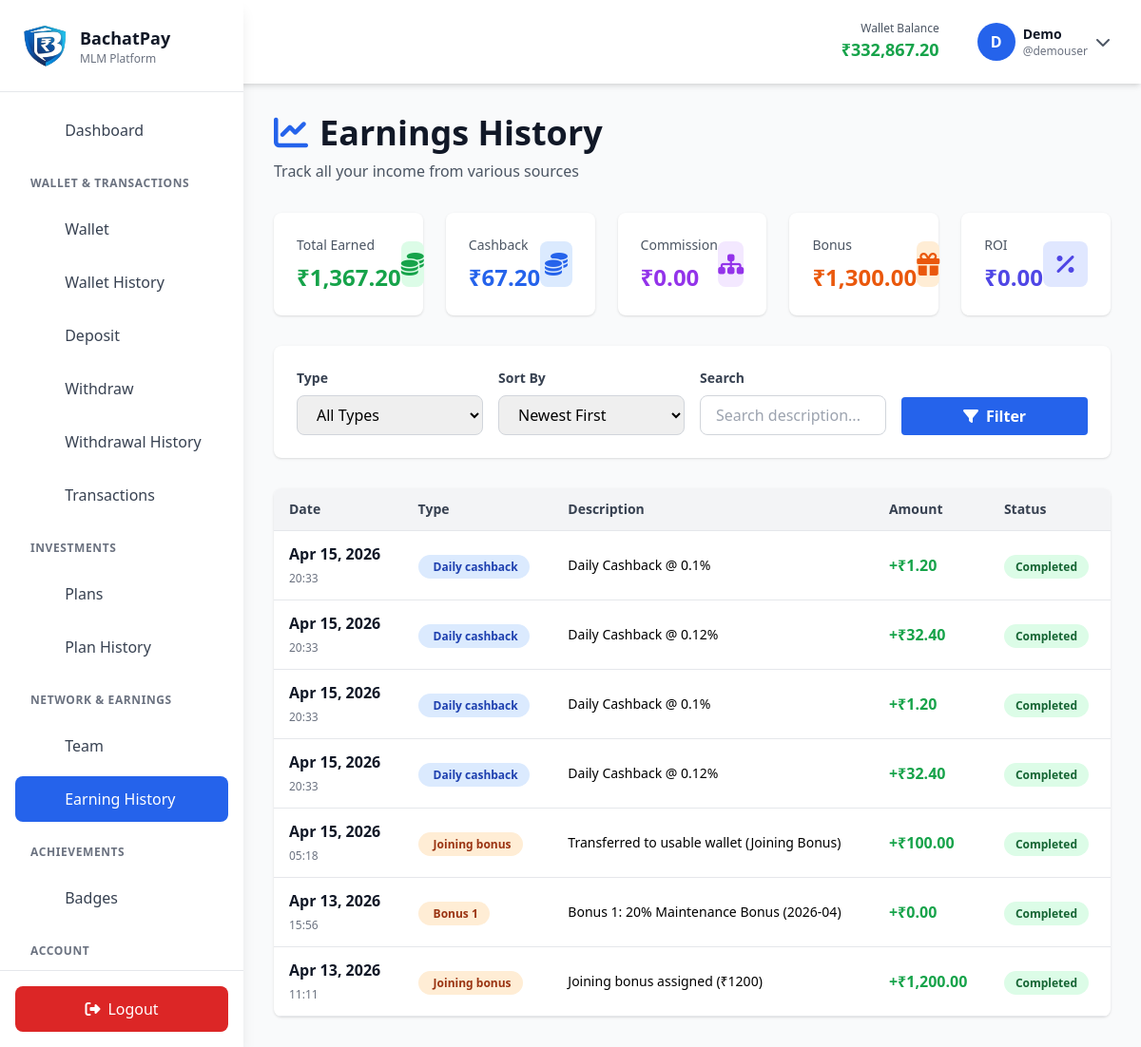
The page /earning-history.php (signed in) on the database its author committed.
### tables this page shows
CREATE TABLE `users` (
  `user_id` int(11) NOT NULL,
  `username` varchar(50) NOT NULL,
  `email` varchar(100) NOT NULL,
  `password` varchar(255) NOT NULL,
  `sponsor_id` int(11) DEFAULT NULL,
  `first_name` varchar(50) DEFAULT NULL,
  `last_name` varchar(50) DEFAULT NULL,
  `phone` varchar(15) DEFAULT NULL,
  `city` varchar(50) DEFAULT NULL,
  `state` varchar(50) DEFAULT NULL,
  `bank_account` varchar(20) DEFAULT NULL,
  `bank_name` varchar(100) DEFAULT NULL,
  `ifsc_code` varchar(20) DEFAULT NULL,
  `wallet_balance` decimal(15,2) DEFAULT 0.00,
  `total_cashback_earned` decimal(15,2) DEFAULT 0.00,
  `total_commission_earned` decimal(15,2) DEFAULT 0.00,
  `total_downline_business` decimal(15,2) DEFAULT 0.00,
  `active_investment` decimal(15,2) DEFAULT 0.00,
  `registration_date` timestamp NOT NULL DEFAULT current_timestamp(),
  `last_login` datetime DEFAULT NULL,
  `status` enum('active','inactive','suspended') DEFAULT 'active',
  `role` enum('user','admin') DEFAULT 'user',
  `reset_token` varchar(255) DEFAULT NULL,
  `reset_expires` datetime DEFAULT NULL
);

CREATE TABLE `transactions` (
  `transaction_id` int(11) NOT NULL,
  `user_id` int(11) NOT NULL,
  `transaction_type` varchar(100) NOT NULL,
  `amount` decimal(15,2) NOT NULL,
  `wallet_balance` decimal(15,2) NOT NULL,
  `description` varchar(255) DEFAULT NULL,
  `status` enum('pending','completed','cancelled') DEFAULT 'completed',
  `related_user_id` int(11) DEFAULT NULL COMMENT 'For commission: who generated the income',
  `transaction_date` timestamp NOT NULL DEFAULT current_timestamp(),
  `type` enum('daily_cashback','bonus_1','bonus_2','level_commission','withdrawal','manual_credit','manual_debit','deposit','investment','cashback','commission','bonus','roi') DEFAULT NULL COMMENT 'Legacy field'
);

### earning-history.php (the view, shortened to what the rows shown need)
<?php
require_once __DIR__ . '/includes/config.php';
require_once __DIR__ . '/includes/db.php';
require_once __DIR__ . '/includes/functions.php';
$user = getCurrentUser();
$sort_by = $_GET['sort_by'] ?? 'date_desc';
$where = "user_id = ? AND (transaction_type LIKE '%cashback%' OR transaction_type LIKE '%commission%' OR transaction_type LIKE '%bonus%' OR transaction_type LIKE '%roi%')";
$params = [$user['user_id']];
$order_by = match($sort_by) {
    'date_asc' => 'transaction_date ASC',
    'amount_desc' => 'amount DESC',
    'amount_asc' => 'amount ASC',
    default => 'transaction_date DESC'
};
$stmt = $pdo->prepare("
    SELECT *, DATE(transaction_date) as earning_date, MONTH(transaction_date) as month
    FROM transactions
    WHERE $where
    ORDER BY $order_by
    LIMIT 200
");
$stmt->execute($params);
$earnings = $stmt->fetchAll();
?>
<!DOCTYPE html>
<html lang="en">
<head>
    <script src="https://cdn.tailwindcss.com"></script>
    <link rel="stylesheet" href="https://cdnjs.cloudflare.com/ajax/libs/font-awesome/6.4.0/css/all.min.css">
</head>
<body class="bg-gray-50">
    <?php $currentPage = 'earning-history'; require_once __DIR__ . '/includes/navbar.php'; ?>
    <div class="lg:ml-64 px-4 sm:px-6 lg:px-8 py-8">
        <div class="mb-8">
            <h1 class="text-4xl font-bold text-gray-900 mb-2">
                <i class="fas fa-chart-line text-blue-600 mr-3"></i>Earnings History
            </h1>
        </div>
        <div class="bg-white rounded-lg shadow overflow-hidden">
            <div class="overflow-x-auto">
                <table class="w-full">
                    <thead class="bg-gray-100 border-b">
                        <tr>
                            <th class="px-4 py-3 text-left text-sm font-semibold text-gray-700">Date</th>
                            <th class="px-4 py-3 text-left text-sm font-semibold text-gray-700">Type</th>
                            <th class="px-4 py-3 text-left text-sm font-semibold text-gray-700">Description</th>
                            <th class="px-4 py-3 text-left text-sm font-semibold text-gray-700">Amount</th>
                            <th class="px-4 py-3 text-left text-sm font-semibold text-gray-700">Status</th>
                        </tr>
                    </thead>
                    <tbody>
                        <?php if (empty($earnings)): ?>
                        <tr>
                            <td colspan="5" class="px-4 py-8 text-center text-gray-500">
                                <i class="fas fa-inbox text-4xl mb-2 block opacity-50"></i>
                                No earnings found
                            </td>
                        </tr>
                        <?php else: ?>
                            <?php foreach ($earnings as $earn):
                                $icon = 'fas-coins';
                                $typeColor = 'bg-gray-100 text-gray-800';
                                if (strpos($earn['transaction_type'], 'cashback') !== false) {
                                    $icon = 'fas-coins';
                                    $typeColor = 'bg-blue-100 text-blue-800';
                                } elseif (strpos($earn['transaction_type'], 'commission') !== false) {
                                    $icon = 'fas-sitemap';
                                    $typeColor = 'bg-purple-100 text-purple-800';
                                } elseif (strpos($earn['transaction_type'], 'bonus') !== false) {
                                    $icon = 'fas-gift';
                                    $typeColor = 'bg-orange-100 text-orange-800';
                                } elseif (strpos($earn['transaction_type'], 'roi') !== false) {
                                    $icon = 'fas-percentage';
                                    $typeColor = 'bg-indigo-100 text-indigo-800';
                                }
                                $statusColor = $earn['status'] === 'completed' ? 'bg-green-100 text-green-800' : 'bg-yellow-100 text-yellow-800';
                            ?>
                            <tr class="border-b hover:bg-gray-50 transition">
                                <td class="px-4 py-3">
                                    <span class="font-semibold text-gray-900"><?php echo date('M d, Y', strtotime($earn['transaction_date'])); ?></span><br>
                                    <span class="text-xs text-gray-500"><?php echo date('H:i', strtotime($earn['transaction_date'])); ?></span>
                                </td>
                                <td class="px-4 py-3">
                                    <span class="px-3 py-1 rounded-full text-xs font-semibold <?php echo $typeColor; ?>">
                                        <i class="fas <?php echo $icon; ?> mr-1"></i><?php echo ucfirst(str_replace('_', ' ', $earn['transaction_type'])); ?>
                                    </span>
                                </td>
                                <td class="px-4 py-3 text-sm">
                                    <?php echo htmlspecialchars(substr($earn['description'], 0, 50)) . (strlen($earn['description']) > 50 ? '...' : ''); ?>
                                </td>
                                <td class="px-4 py-3 font-bold text-green-600">
                                    +<?php echo formatCurrency($earn['amount']); ?>
                                </td>
                                <td class="px-4 py-3">
                                    <span class="px-3 py-1 rounded-full text-xs font-semibold <?php echo $statusColor; ?>">
                                        <?php echo ucfirst($earn['status']); ?>
                                    </span>
                                </td>
                            </tr>
                            <?php endforeach; ?>
                        <?php endif; ?>
                    </tbody>
                </table>
            </div>
        </div>
    </div>
</body>
</html>

### includes/navbar.php (shortened to what the rows shown need)
<div id="sidebar" class="fixed left-0 top-0 h-screen w-64 bg-white shadow-lg z-50 transform -translate-x-full lg:translate-x-0 transition-transform duration-300">
    <div class="p-6 border-b">
        <div class="flex items-center space-x-3">
            <div>
                <h1 class="text-lg font-bold text-gray-900">BachatPay</h1>
            </div>
        </div>
    </div>
</div>
<nav class="bg-white shadow-md sticky top-0 z-30">
    <div class="p-4 flex justify-between items-center">
        <div class="flex items-center space-x-4">
            <div class="hidden sm:block">
                <h2 class="text-sm font-bold text-gray-900">Dashboard</h2>
            </div>
        </div>
        <div class="flex items-center space-x-6">
            <div class="hidden md:block text-right">
                <p class="text-xs text-gray-600">Wallet Balance</p>
                <p class="text-lg font-bold text-green-600"><?php echo formatCurrency($user['wallet_balance'] ?? 0); ?></p>
            </div>
            <div class="relative group">
                <button class="flex items-center space-x-2 px-4 py-2 rounded-lg hover:bg-gray-100 transition">
                    <div class="w-10 h-10 bg-blue-600 text-white rounded-full flex items-center justify-center font-bold">
                        <?php echo strtoupper(substr($user['username'] ?? 'U', 0, 1)); ?>
                    </div>
                    <div class="hidden sm:block text-left">
                        <p class="text-sm font-bold text-gray-900"><?php echo htmlspecialchars($user['first_name'] ?? $user['username'] ?? 'User'); ?></p>
                        <p class="text-xs text-gray-500">@<?php echo htmlspecialchars($user['username'] ?? 'user'); ?></p>
                    </div>
                    <i class="fas fa-chevron-down text-gray-600"></i>
                </button>
            </div>
        </div>
    </div>
</nav>

### rows shown on the page
users: wallet_balance "₹332,867.20", username "D", first_name "Demo", username "demouser"
transactions: transaction_date "Apr 15, 2026", transaction_date "20:33", transaction_type "Daily cashback", description "Daily Cashback @ 0.1%", amount "₹1.20", status "Completed"
transactions: transaction_date "Apr 15, 2026", transaction_date "20:33", transaction_type "Daily cashback", description "Daily Cashback @ 0.12%", amount "₹32.40", status "Completed"
transactions: transaction_date "Apr 15, 2026", transaction_date "20:33", transaction_type "Daily cashback", description "Daily Cashback @ 0.1%", amount "₹1.20", status "Completed"
transactions: transaction_date "Apr 15, 2026", transaction_date "20:33", transaction_type "Daily cashback", description "Daily Cashback @ 0.12%", amount "₹32.40", status "Completed"
transactions: transaction_date "Apr 15, 2026", transaction_date "05:18", transaction_type "Joining bonus", description "Transferred to usable wallet (Joining Bonus)", amount "₹100.00", status "Completed"
transactions: transaction_date "Apr 13, 2026", transaction_date "15:56", transaction_type "Bonus 1", description "Bonus 1: 20% Maintenance Bonus (2026-04)", amount "₹0.00", status "Completed"
transactions: transaction_date "Apr 13, 2026", transaction_date "11:11", transaction_type "Joining bonus", description "Joining bonus assigned (₹1200)", amount "₹1,200.00", status "Completed"

### other values the page prints
$item['label'] "Dashboard"
$group['label'] "WALLET & TRANSACTIONS"
$item['label'] "Wallet"
$item['label'] "Wallet History"
$item['label'] "Deposit"
$item['label'] "Withdraw"
$item['label'] "Withdrawal History"
$item['label'] "Transactions"
$group['label'] "INVESTMENTS"
$item['label'] "Plans"
$item['label'] "Plan History"
$group['label'] "NETWORK & EARNINGS"
$item['label'] "Team"
$item['label'] "Earning History"
$group['label'] "ACHIEVEMENTS"
